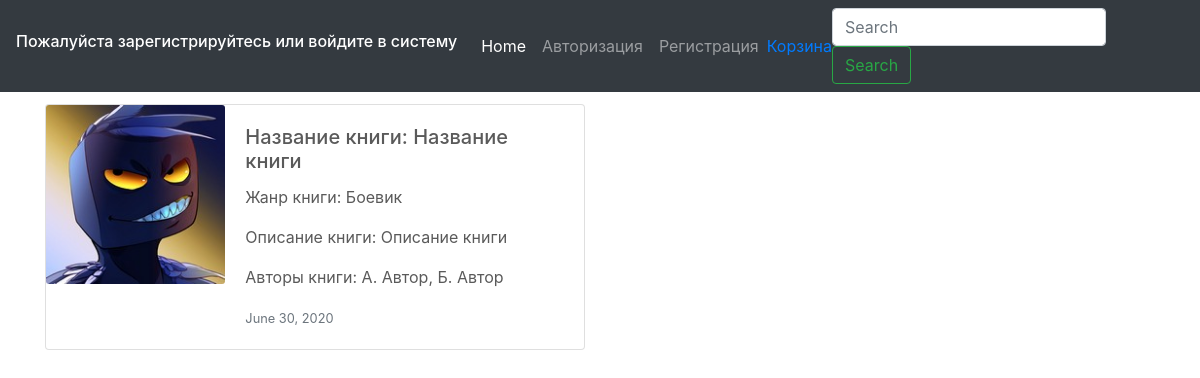
/15/detailbook/, run on an earlier commit of the app's database.
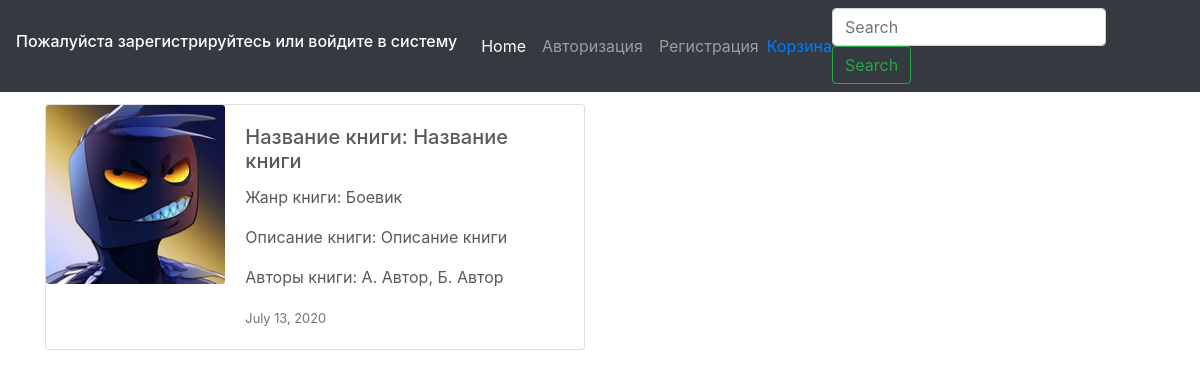
And on a later commit of the database.
### testapp/models.py (models this page shows, shortened)
class Book(models.Model):
    CATEGORY = (
        ('На складе', 'На складе'),
        ('Отсутствует на складе', 'Отсутствует на складе')
    )
    name = models.CharField(
        verbose_name='Название Книги', max_length=200
        )
    description = models.TextField(
        verbose_name='Описание Книги', null=True, blank=True
        )
    genre = models.ForeignKey(
        Genre, on_delete=models.PROTECT, verbose_name='Жанр Книги',
        )
    writer = models.ManyToManyField(
        Writer)
    created = models.DateField(
        verbose_name='Создано', auto_now=False, auto_now_add=True
        )
    updated = models.DateField(
        verbose_name='Изменено', auto_now=True, auto_now_add=False
        )
    book_image = models.ImageField(
        verbose_name='Изображение книги', upload_to='profile', null=True, blank=True
        )
    price = models.FloatField(verbose_name='Цена', null=True)
    category = models.CharField(verbose_name='Статус', null=True, max_length=25, choices=CATEGORY)
    quantity_in_stok = models.IntegerField(verbose_name='Количество на складе', max_length=3)

class Genre(models.Model):
    name = models.CharField(verbose_name='Название жанра', max_length=100)
    description = models.TextField(verbose_name='Описание жанра', null=True, blank=True)
    def __str__(self):
        return self.name

class Writer(models.Model):
    name = models.CharField(verbose_name='ФИО Автора', max_length=100)
    def __str__(self):
        return self.name

### testapp/views.py (the view)
# urls.py: path('<int:pk>/detailbook/', DetailBook.as_view(), name='detailbook'),
class DetailBook(DetailView):
    model = Book
    template_name = 'testapp/detailbook.html'

### testapp/templates/testapp/detailbook.html (shortened to what this page needs)
{% extends 'base.html' %}
{% load static %}
{% block body %}
<div class="container">
<h1>Detail Book</h1>
</div>
<div class="container">
    <div class="card mb-3" style="max-width: 540px;">
        <div class="row no-gutters">
          <div class="col-md-4">
            <img src="{{ object.book_image.url }}" class="card-img" alt="...">
          </div>
          <div class="col-md-8">
            <div class="card-body">
              <h5 class="card-title"> Название книги: {{ object.name }}</h5>
              <p class="card-text"> Жанр книги: {{ object.genre }}</p>
              <p class="card-text"> Описание книги: {{ object.description }}</p>
              <p class="card-text"> Авторы книги: {{object.writer.all|join:', '}}</p>
              <p class="card-text"><small class="text-muted">{{ object.updated }}</small></p>
            </div>
          </div>
        </div>
      </div>
{% endblock body %}

What changed in the data, as far as the page shows it:
changed Book "Название книги": updated "June 30, 2020" → "July 13, 2020"
